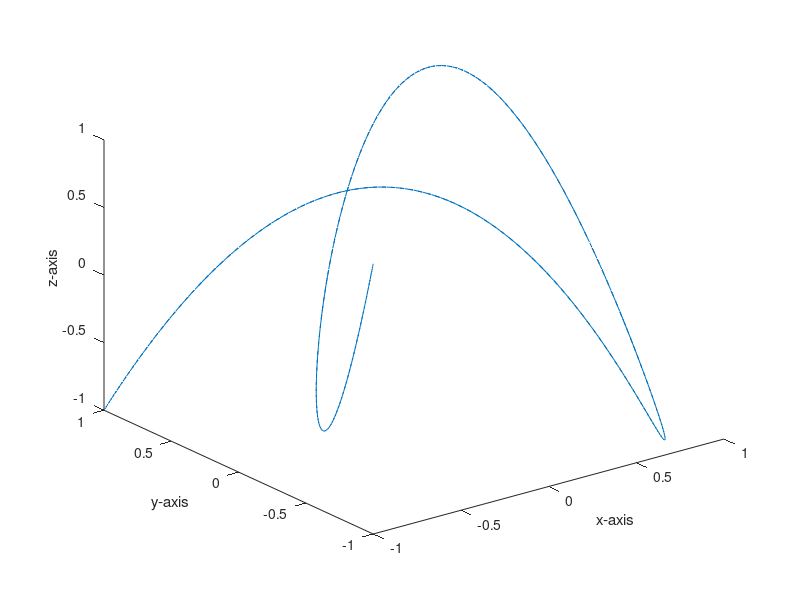

MATLAB code for this plot:
%Write a program for a 3D parametric Curve
% x = cos 2t, y = sin 3t, z = sin 5t using plot 3 command:

clear 
clc
t = linspace(0,2*pi,500);
x = cos(2*t);
y = sin(3*t);
z = sin(5*t);
plot3(x,y,z);
xlabel('x-axis');
ylabel('y-axis');
zlabel('z-axis');